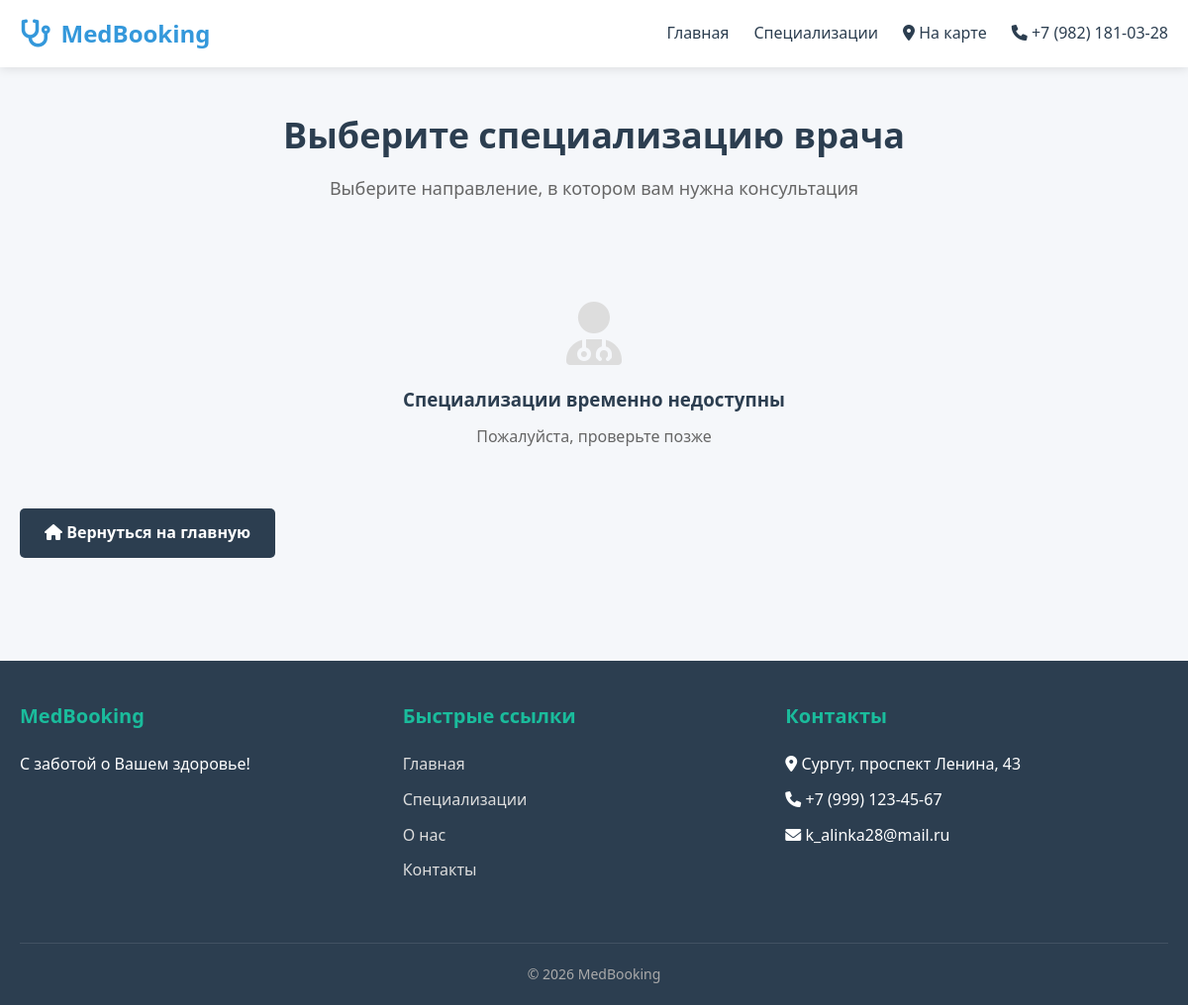
Before: /specializations/ with the older database file.
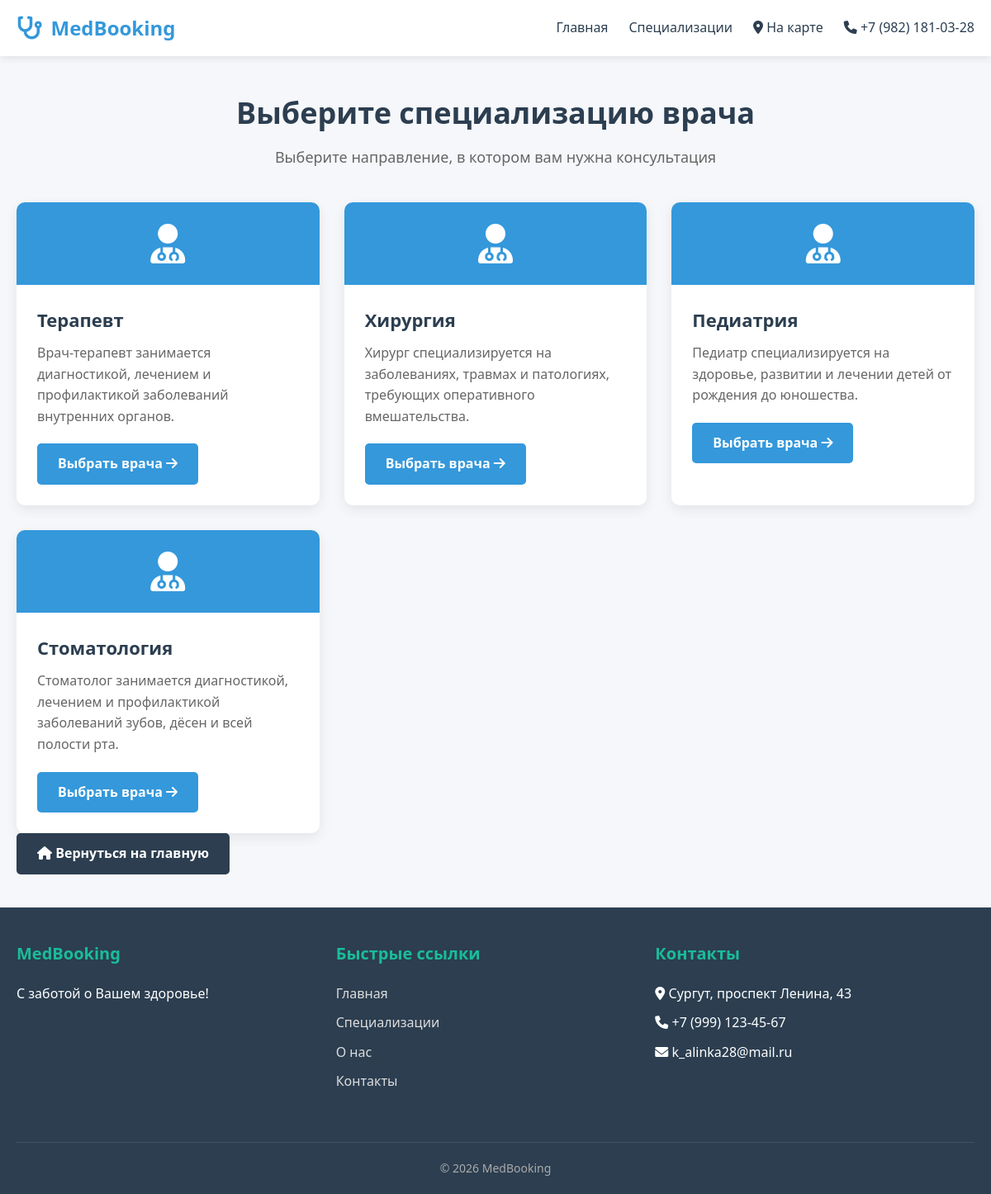
After: the same page with the newer database file.
### appointment_project/models.py (models this page shows, shortened)
class Specialization(models.Model):
    name = models.CharField(max_length=100, verbose_name="Название специализации")
    description = models.TextField(verbose_name="Описание", blank=True)
    icon = models.CharField(max_length=50, default="fas fa-user-md", verbose_name="Иконка")
    class Meta:
        verbose_name = "Специализация"
        verbose_name_plural = "Специализации"

### appointment_project/views.py (the view)
# urls.py: path('specializations/', views.specializations, name='specializations'),
def specializations(request):
    specializations = Specialization.objects.all()
    context = {
        'specializations': specializations,
    }
    return render(request, 'specializations.html', context)

### appointment_project/context_processors.py (called while the page is built)
def google_maps_api_key(request):
    return {
        'GOOGLE_MAPS_API_KEY': settings.GOOGLE_MAPS_API_KEY
    }

### appointment_project/templates/specializations.html (shortened to what this page needs)
{% extends 'base.html' %}
{% block content %}
<div class="page-title">
    <h1>Выберите специализацию врача</h1>
    <p>Выберите направление, в котором вам нужна консультация</p>
</div>
<div class="specializations-list">
    <div class="cards-grid">
        {% for specialization in specializations %}
        <div class="card">
            <div class="card-icon">
                <i class="{{ specialization.icon }}"></i>
            </div>
            <div class="card-body">
                <h3 class="card-title">{{ specialization.name }}</h3>
                <p class="card-text">{{ specialization.description|default:"Консультация и лечение по данному направлению" }}</p>
                <a href="{% url 'doctors_by_specialization' specialization.id %}" class="btn btn-primary">
                    Выбрать врача <i class="fas fa-arrow-right"></i>
                </a>
            </div>
        </div>
        {% empty %}
        <div class="empty-state">
            <i class="fas fa-user-md fa-4x"></i>
            <h3>Специализации временно недоступны</h3>
            <p>Пожалуйста, проверьте позже</p>
        </div>
        {% endfor %}
    </div>
</div>
<div class="back-to-home">
    <a href="{% url 'index' %}" class="btn btn-secondary">
        <i class="fas fa-home"></i> Вернуться на главную
    </a>
</div>
{% endblock %}

### appointment_project/templates/base.html (shortened to what this page needs)
<!DOCTYPE html>
<html lang="ru">
<head>
    <link rel="stylesheet" href="https://cdnjs.cloudflare.com/ajax/libs/font-awesome/6.0.0/css/all.min.css">
    <link rel="stylesheet" href="/static/css/style.css">
</head>
<body>
    <header class="header">
        <div class="container">
            <nav class="navbar">
                <a href="{% url 'index' %}" class="logo">
                    <i class="fas fa-stethoscope"></i>
                    MedBooking
                </a>
                <ul class="nav-links">
                    <li><a href="{% url 'index' %}">Главная</a></li>
                    <li><a href="{% url 'specializations' %}">Специализации</a></li>
                    <li><a href="#map-section"><i class="fas fa-map-marker-alt"></i> На карте</a></li>
                    <li><a href="#"><i class="fas fa-phone"></i> +7 (982) 181-03-28</a></li>
                </ul>
            </nav>
        </div>
    </header>
    <main class="main-content">
        <div class="container">
            {% block content %}
            {% endblock %}
        </div>
    </main>
    <footer class="footer">
        <div class="container">
            <div class="footer-content">
                <div class="footer-section">
                    <h3>MedBooking</h3>
                    <p>С заботой о Вашем здоровье!</p>
                </div>
                <div class="footer-section">
                    <h3>Быстрые ссылки</h3>
                    <ul class="footer-links">
                        <li><a href="{% url 'index' %}">Главная</a></li>
                        <li><a href="{% url 'specializations' %}">Специализации</a></li>
                        <li><a href="#">О нас</a></li>
                        <li><a href="#">Контакты</a></li>
                    </ul>
                </div>
                <div class="footer-section">
                    <h3>Контакты</h3>
                    <ul class="footer-links">
                        <li><i class="fas fa-map-marker-alt"></i> Сургут, проспект Ленина, 43</li>
                        <li><i class="fas fa-phone"></i> +7 (999) 123-45-67</li>
                        <li><i class="fas fa-envelope"></i> k_alinka28@mail.ru</li>
                    </ul>
                </div>
            </div>
            <div class="footer-bottom">
                <p>&copy; {% now "Y" %} MedBooking</p>
            </div>
        </div>
    </footer>
</body>
</html>

### appointment_project/static/css/style.css (style rules this page uses)
:root { --primary-color: #3498db; --secondary-color: #2c3e50; --accent-color: #1abc9c; --light-color: #f8f9fa; --dark-color: #343a40; --success-color: #28a745; --danger-color: #e74c3c; --warning-color: #f39c12; }
* { margin: 0; padding: 0; box-sizing: border-box; }
body { font-family: 'Segoe UI', Tahoma, Geneva, Verdana, sans-serif; line-height: 1.6; color: #333; background-color: #f5f7fa; }
.container { max-width: 1200px; margin: 0 auto; padding: 0 20px; }
.header { background-color: white; box-shadow: 0 2px 10px rgba(0, 0, 0, 0.1); position: sticky; top: 0; z-index: 1000; }
.navbar { display: flex; justify-content: space-between; align-items: center; padding: 15px 0; }
.logo { display: flex; align-items: center; text-decoration: none; color: var(--primary-color); font-size: 24px; font-weight: 700; }
.logo i { margin-right: 10px; font-size: 28px; }
.nav-links { display: flex; list-style: none; }
.nav-links li { margin-left: 25px; }
.nav-links a { text-decoration: none; color: var(--secondary-color); font-weight: 500; transition: color 0.3s; }
.main-content { min-height: calc(100vh - 200px); padding: 40px 0; }
.page-title { text-align: center; margin-bottom: 40px; color: var(--secondary-color); }
.page-title h1 { font-size: 36px; margin-bottom: 10px; }
.page-title p { font-size: 18px; color: #666; }
.cards-grid { display: grid; grid-template-columns: repeat(auto-fill, minmax(280px, 1fr)); gap: 30px; margin-top: 30px; }
.card { background-color: white; border-radius: 10px; overflow: hidden; box-shadow: 0 5px 15px rgba(0, 0, 0, 0.08); transition: transform 0.3s, box-shadow 0.3s; }
.card-icon { display: flex; justify-content: center; align-items: center; height: 100px; background-color: var(--primary-color); color: white; font-size: 48px; }
.card-body { padding: 25px; }
.card-title { font-size: 22px; margin-bottom: 10px; color: var(--secondary-color); }
.card-text { color: #666; margin-bottom: 20px; }
.btn { display: inline-block; padding: 12px 25px; border-radius: 5px; text-decoration: none; font-weight: 600; text-align: center; transition: all 0.3s; border: none; cursor: pointer; font-size: 16px; }
.btn-primary { background-color: var(--primary-color); color: white; }
.btn-secondary { background-color: var(--secondary-color); color: white; }
.footer { background-color: var(--secondary-color); color: white; padding: 40px 0 20px; }
.footer-content { display: flex; justify-content: space-between; flex-wrap: wrap; margin-bottom: 30px; }
.footer-section { flex: 1; min-width: 250px; margin-bottom: 20px; }
.footer-section h3 { font-size: 20px; margin-bottom: 20px; color: var(--accent-color); }
.footer-links { list-style: none; }
.footer-links li { margin-bottom: 10px; }
.footer-links a { color: #ddd; text-decoration: none; transition: color 0.3s; }
.footer-bottom { text-align: center; padding-top: 20px; border-top: 1px solid rgba(255, 255, 255, 0.1); color: #aaa; font-size: 14px; }

Changed rows visible on the page:
added Specialization: name "Терапевт", description "Врач-терапевт занимается диагностикой, лечением и профилактикой заболеваний внутренних органов."
added Specialization: name "Хирургия", description "Хирург специализируется на заболеваниях, травмах и патологиях, требующих оперативного вмешательства."
added Specialization: name "Педиатрия", description "Педиатр специализируется на здоровье, развитии и лечении детей от рождения до юношества."
added Specialization: name "Стоматология", description "Стоматолог занимается диагностикой, лечением и профилактикой заболеваний зубов, дёсен и всей полости рта."
Other visible differences:
text no longer shown: "Специализации временно недоступны Пожалуйста, проверьте позже"
